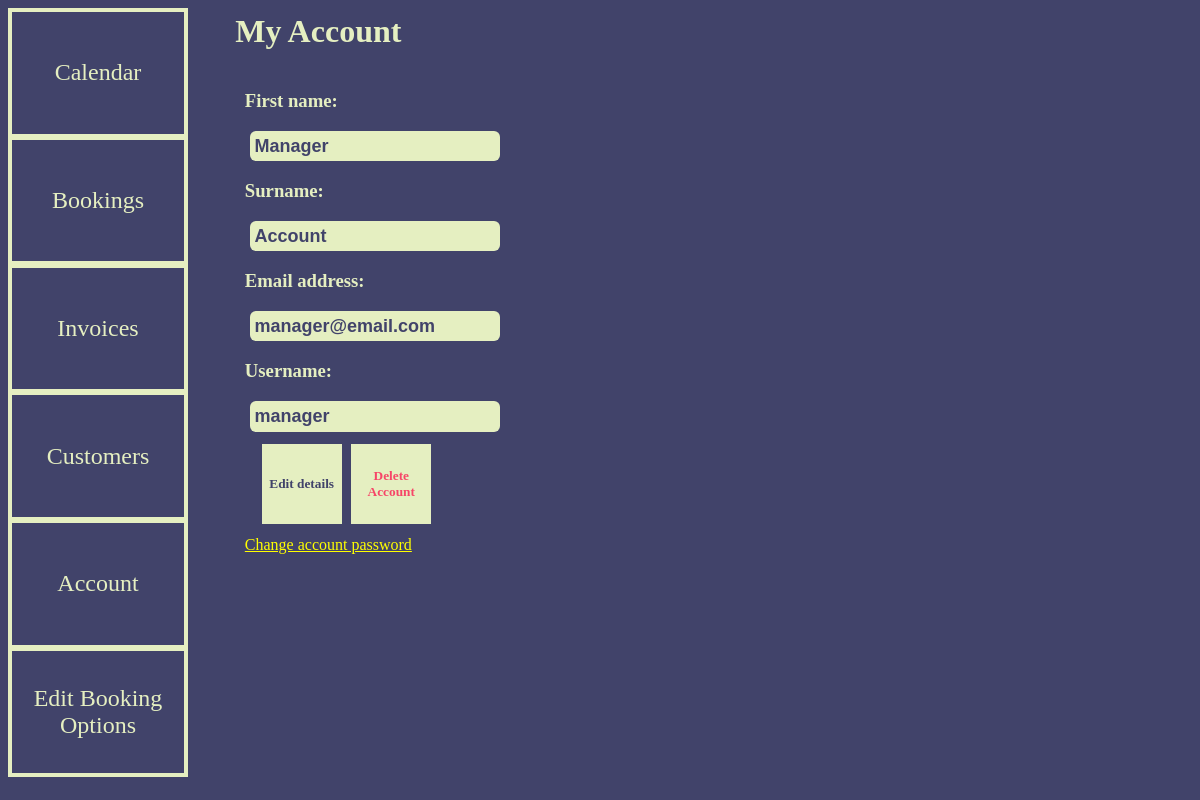
The app's page /manager-account (signed in) with its own data.
### tables this page shows
CREATE TABLE Managers (
                    id INTEGER PRIMARY KEY,
                    AccountID TEXT,
                    FirstName TEXT,
                    LastName TEXT,
                    EmailAddress TEXT,
                
                    FOREIGN KEY (AccountID) REFERENCES Accounts (id) ON DELETE CASCADE);

### app.py (the view)
@app.route("/manager-account", methods=['GET', 'POST'])
def ManagerAccount():
    try:
        session.pop('View')
    except:
        pass
    if session['IsAdmin'] == True:
        Firstname = GetValueFromTable('Managers', 2, session['ManagerID'])
        Surname = GetValueFromTable('Managers', 3, session['ManagerID'])
        EmailAddress = GetValueFromTable('Managers', 4, session['ManagerID'])
        Username = GetValueFromTable('Managers', 1, session['ManagerID'])
        return render_template("ManagerAccount.html", Firstname=Firstname, Surname=Surname, EmailAddress=EmailAddress, Username=Username)
    return redirect("/")

### RetrieveDataFromDatabase.py (called while the page is built)
def GetValueFromTable(Table, Column, ID):
    connection = sqlite3.connect('System.db')
    cursor = connection.cursor()
    Array = GetEntireTable(Table)
    IDArray = [Tuple[0] for Tuple in sorted(Array, key=lambda x: Array.index(x))]
    try:
        int(ID)
        Row = BinarySearch(IDArray, ID)
    except:
        Row = LinearSearch(IDArray, ID)
    connection.commit()
    connection.close()
    return Array[Row][Column]

def GetEntireTable(Table):
    connection = sqlite3.connect('System.db')
    cursor = connection.cursor()
    cursor.execute(f'SELECT * FROM {Table}')
    Array = cursor.fetchall()
    Array = [list(row) for row in Array]
    connection.commit()
    connection.close()
    return Array

### SearchesAndSorts.py (called while the page is built)
def BinarySearch(Array, SearchValue):
    Low = 0
    High = len(Array)-1
    while Low <= High:
        Mid = (Low + High) // 2
        if Array[Mid] == SearchValue:
            return Mid
        elif Array[Mid] > SearchValue:
            High = Mid - 1
        else:
            Low = Mid + 1
    return False

### templates/ManagerAccount.html (shortened to what this page needs)
{% extends "BaseManagerNavBar.html" %}
{% block contents %}
<div class="container">
    <h1 style="margin-top: 2%; margin-left: -4%;">My Account</h1>
    <h3>First name:</h3>
    <input id="firstname" class="details" type="text" value="{{ Firstname }}" disabled>
    <h3>Surname:</h3>
    <input id="surname" class="details" type="text" value="{{ Surname }}" disabled>
    <h3>Email address:</h3>
    <input id="email-address" class="details" type="text" value="{{ EmailAddress }}" disabled>
    <h3>Username:</h3>
    <input id="username" class="details" type="text" value="{{ Username }}" disabled style="width: fit-content;">
    <div class="horizontal-container">
        <button id="edit-button" class="edit-delete" style="margin-left: 7%;" onclick="editDetails()">Edit details</button>
        <button class="edit-delete" style="color: #f64668;">Delete Account</button>
    </div>
    <a href="/reset-password">Change account password</a>
</div>
{% endblock %}

### templates/ManagerAccount.html (style rules this page uses)
.container { margin-left: 20%; float: left; display: flex; flex-direction: column; justify-content: center; font-family: Tahoma; color: #E5EFC1; text-align: left; }
input[type=text] { background-color: #E5EFC1; color: #41436a; border: none; border-radius: 6px; padding: 2%; width: 100%; font-weight: 800; margin-left: 2%; font-size: large; }
.edit-delete { background-color: #E5EFC1; color: #41436a; border: none; font-family: Tahoma; font-weight: 800; padding: 2%; margin: 5% 2%; width: 80px; height: 80px; cursor: pointer; }
.horizontal-container { display: flex; flex-direction: row; }
a { color: yellow; }

### records on screen
Managers: FirstName "Manager", LastName "Account", EmailAddress "manager@email.com", AccountID "manager"
